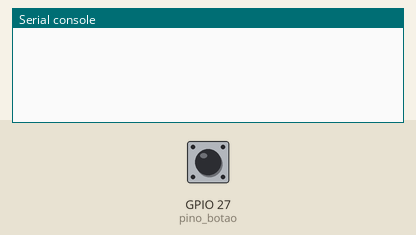
Simulated run of this program. Board: ESP32 board running MicroPython. Parts: the last lines printed to the serial console. The inputs (shaded band) are chosen by the test bench; at power-on: GPIO 27 (pino_botao) HIGH.

Above: at 1.2 s.
1.3 s: GPIO 27 (pino_botao) pulled LOW for 0.15 s
At 1.46 s:
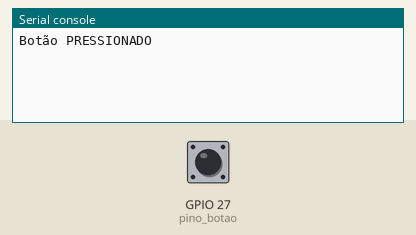
At 2.8 s:
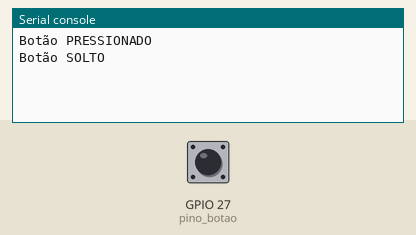

The program:

01main_out_uart_btn_press_release.py
```python
from machine import Pin, UART
import time

# Configuração do UART (ajuste os pinos conforme sua conexão)
# UART 1 - TX: GPIO10 (pino 14), RX: GPIO9 (pino 13) - Verifique os pinos do seu ESP32
uart = UART(1, baudrate=115200, tx=17, rx=16)  # Altere os pinos se necessário

# Configuração do pino do botão
pino_botao = Pin(27, Pin.IN, Pin.PULL_UP)

# Variável para armazenar o estado anterior do botão
estado_anterior = 1  # 1 = não pressionado (pull-up), 0 = pressionado

# Definir o keycode e modificadores (ajuste conforme necessário)
KEYCODE = 0x04  # Exemplo: tecla 'A'
MODIFIERS = 0x02  # Exemplo: Shift

while True:
    estado_atual = pino_botao.value()

    # Verifica se o estado mudou
    if estado_atual != estado_anterior:
        # Debounce - espera um pouco para evitar leituras falsas
        time.sleep_ms(20)
        estado_atual = pino_botao.value()  # Lê novamente após o debounce

        if estado_atual != estado_anterior:
            if estado_atual == 0:
                print("Botão PRESSIONADO")
                # Envia comando de pressionar via UART
                uart.write(bytes([0x01, KEYCODE, MODIFIERS]))
            else:
                print("Botão SOLTO")
                # Envia comando de soltar via UART
                uart.write(bytes([0x00, KEYCODE, MODIFIERS]))

            # Atualiza o estado anterior
            estado_anterior = estado_atual

    # Pequena pausa para não sobrecarregar o processador
    time.sleep_ms(10)
```

Measured:
- after the input at 1.3 s, the serial console: prints a new line at once (image 1)
